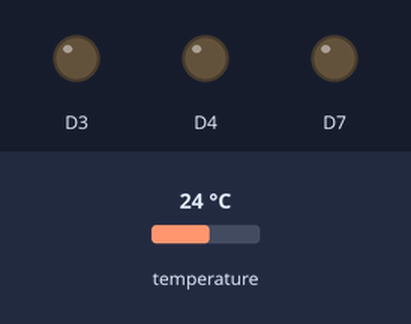
This sketch was run on a simulated Particle Photon. On the bench: output pins drawn as LEDs (lit = HIGH). Wiring (inferred from the names in the program): HTU21/Si7021 sensor at I2C address 0x40. The inputs (shaded band) are chosen by the test bench; at power-on: temperature 24 °C.

Above: at 15.1 s.
At 30.19 s:
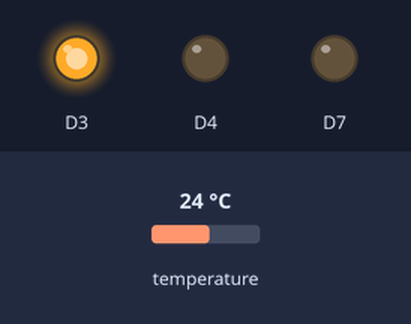
Timing chart, 0 to 39.2 s (numbered marks = the images above):
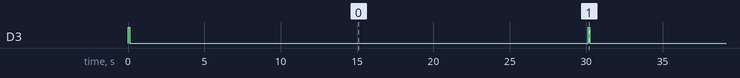

The sketch:

rotiliothermo_step04.ino
```cpp
/*

    Rotilio Thermo
    by techmakers srl

    Step: 04

*/
#include "Particle.h"

bool    heaterOn    = true  ;    // running mode
double   T           = 0.0   ;    // temperature from sensor °C
double   Ts          = 18.0  ;    // temperature setup °C
int     period      = 30000 ;    // milliseconds between each loop
int     relaisAorB  = 0     ;    // relais position: A=1, B=0, default B

void setup(){

    temperatureHistoryInit() ;

	Particle.variable("heateron",heaterOn);
	Particle.variable("temperature",T);
	Particle.variable("tempsetpoint",Ts);
	Particle.variable("relaisaorb",relaisAorB);

	Particle.function("setheater",setHeaterMode) ;
	Particle.function("settemp",setTempSetpoint) ;

	pinMode(D3,OUTPUT);
	pinMode(D4,OUTPUT);

	pinMode(D7,OUTPUT);

	digitalWrite(D4, LOW);
    digitalWrite(D3, LOW);

	Wire.begin();

}

void loop(){

	double lastT = readTemperatureFromSensor() ;  // acquire actual temperature
	temperatureHistoryStore(lastT) ;              // store last temperature reading
	T = temperatureHistoryCalcAverage() ;         // calc temperature average

	if (heaterOn && T < Ts) {
		relaisAorB = 1 ;       // actual temperature lower than desired, enable heating system
	} else {
		relaisAorB = 0 ;       // actual temperature ok, disable heating system
	}

	if (relaisAorB == 1) {
		relaisSet();           // switch relais to position A
	} else {
		relaisReset();         // switch ralais to position B
	}

	delay(period);            // wait for the next cycle

}

void relaisSet(){
    digitalWrite(D7,HIGH);    // signal on Photon led that relais is SET (Position A)
	digitalWrite(D4,HIGH);    // set PIN D4 high
	delay(100);				  // waits for 100 milliseconds
	digitalWrite(D4,LOW);     // set PIN D4 low
}

void relaisReset(){
    digitalWrite(D7,LOW);     // signal on Photon led that relais is RESET (Position B)
	digitalWrite(D3,HIGH);    // set PIN D3 high
	delay(100);               // waits for 100 milliseconds
	digitalWrite(D3,LOW);     // set PIN D3 low
}

int readRawDataFromI2C(int address,int command){

	// send read command to sensor over I2C bus
	Wire.beginTransmission(address);
	Wire.write(command);
	Wire.endTransmission();

	// wait some time to let the sensor sense
	delay(20);

	// read three bytes from sensor
	Wire.requestFrom(address, 3);

	// compose a 16 bit value from 2 (msb and lsb) received bytes
	unsigned char msb = Wire.read();
	unsigned char lsb = Wire.read();
	unsigned char chk = Wire.read(); // checksum, not used
	int data = (((int) msb<<8) + (int) lsb);

	return data ;
}

#define Si7020_ADDRESS              0x40
#define TEMPERATURE_READ_COMMAND    0xF3

double readTemperatureFromSensor(void){

	// read raw data from temperature sensor Si7020
	int data = readRawDataFromI2C(Si7020_ADDRESS, TEMPERATURE_READ_COMMAND);

	// convert raw data in celsius degrees
    double celsiusdegree = 175.72 * data / 65536 - 46.85;

    // round to first decimal
    double roundedcelsiusdegree = round(celsiusdegree*10)/10 ;

    return roundedcelsiusdegree ;
}


#define READINGS_COUNT 10        // here we can setup the number of readings we want to store
#define BLANK_VALUE -9999        // this will be used to fill the temperature history array with a known initial value
double temperatureHistory[READINGS_COUNT] ; // here we will store the temperature history

// this will be called in the setup or every time we want to clean the temperature history reading
void temperatureHistoryInit(){
	for (int i = 0; i < arraySize(temperatureHistory); i++) {
  		temperatureHistory[i] = BLANK_VALUE ;
	}
}

// for each new reading we will add t in the array and calculate the new T
void temperatureHistoryStore(double t){

	int lastIndex = READINGS_COUNT - 1 ;

	// the first time this function will run, we fill the array with the new t value
	for (int i = 0; i <= lastIndex; i++) {
  		if (temperatureHistory[i] == BLANK_VALUE) temperatureHistory[i] = t ;
	}

	// shift all the elements to the left, loosing the first one each time
	for (int i = 0; i < lastIndex; i++) {
  		temperatureHistory[i] = temperatureHistory[i+1] ;
	}

	// store new temperature in the last array position
	temperatureHistory[lastIndex] = t ;

}

double temperatureHistoryCalcAverage(){

	// sum all values in the array
	double tempSum = 0 ;
	for (int i = 0; i < READINGS_COUNT; i++) {
	    double t = temperatureHistory[i] ;
  		tempSum = tempSum + temperatureHistory[i] ;
	}

    // calulating average temperature
	double average = tempSum / READINGS_COUNT ;

	// returning rounded value of average
	return round(average*10)/10.0 ;

}

int setHeaterMode(String _onoff){

    // cast from string to boolean
    if (_onoff.equals("true")) {
        heaterOn = true ;
        return 0 ;
    }

    if (_onoff.equals("false")) {
        heaterOn = false ;
        return 0;
    }

    // return -1 for NOK
    return -1 ;
}

int setTempSetpoint(String _t){

    // cast from String to double
    float __t = _t.toFloat() ;
    double t = double(__t) ;
    t = round(t*10)/10;

    // input value check
    if (t < 18.0) return 1 ;
    if (t > 28.0) return 2 ;

    // set new value for Ts variable
    Ts = t ;

    // returns 0 for OK
    return 0 ;
}
```

Measured:
- by itself, D3: alternates HIGH for 0.10 s and LOW for 30.0 s
